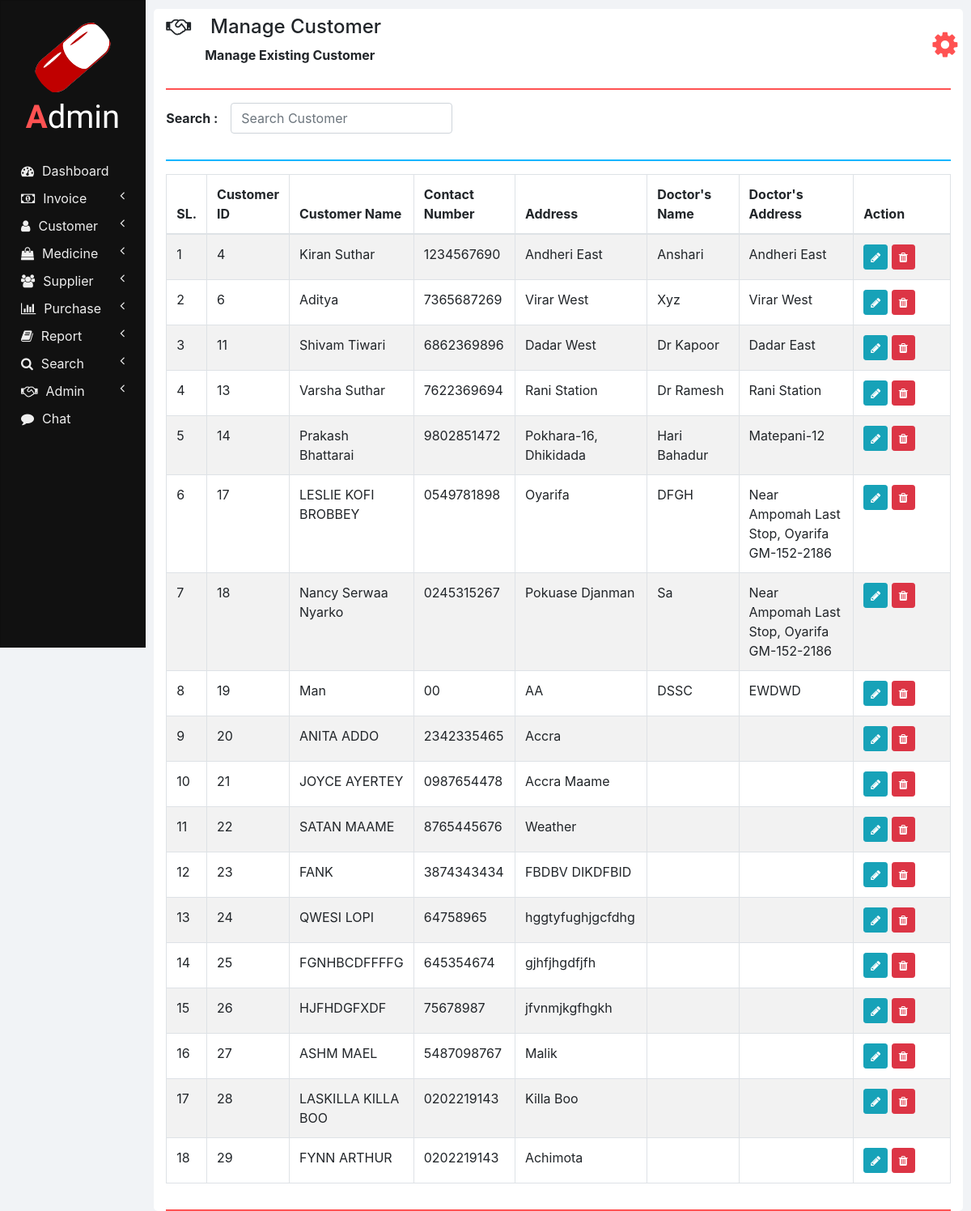
Page /manage_customer.php (signed in) on the committed database.
### tables this page shows
CREATE TABLE `customers` (
  `ID` int(11) NOT NULL,
  `NAME` varchar(20) NOT NULL,
  `CONTACT_NUMBER` varchar(10) NOT NULL,
  `ADDRESS` varchar(100) NOT NULL,
  `DOCTOR_NAME` varchar(20) NOT NULL,
  `DOCTOR_ADDRESS` varchar(100) NOT NULL,
  `USERID` int(11) DEFAULT NULL,
  `USERNAME` varchar(50) DEFAULT NULL,
  `EMAIL` varchar(30) DEFAULT NULL,
  `GENDER` varchar(10) DEFAULT NULL,
  `PASSWORD` varchar(255) DEFAULT NULL,
  `IMAGE` varchar(255) DEFAULT NULL,
  `DATE` datetime DEFAULT NULL ON UPDATE CURRENT_TIMESTAMP
);

### php/manage_customer.php (the view, shortened to what this page needs)
<?php
  function showCustomers($id) {
    require "db_connection.php";
    if($con) {
      $seq_no = 0;
      $query = "SELECT * FROM customers";
      $result = mysqli_query($con, $query);
      while($row = mysqli_fetch_array($result)) {
        $seq_no++;
        if($row['ID'] == $id)
          showEditOptionsRow($seq_no, $row);
        else
          showCustomerRow($seq_no, $row);
      }
    }
  }
  function showCustomerRow($seq_no, $row) {
    ?>
    <tr>
      <td><?php echo $seq_no; ?></td>
      <td><?php echo $row['ID'] ?></td>
      <td><?php echo $row['NAME']; ?></td>
      <td><?php echo $row['CONTACT_NUMBER']; ?></td>
      <td><?php echo $row['ADDRESS']; ?></td>
      <td><?php echo $row['DOCTOR_NAME']; ?></td>
      <td><?php echo $row['DOCTOR_ADDRESS']; ?></td>
      <td>
        <button href="" class="btn btn-info btn-sm" onclick="editCustomer(<?php echo $row['ID']; ?>);">
          <i class="fa fa-pencil"></i>
        </button>
        <button class="btn btn-danger btn-sm" onclick="deleteCustomer(<?php echo $row['ID']; ?>);">
          <i class="fa fa-trash"></i>
        </button>
      </td>
    </tr>
    <?php
  }
  ?>

### css/sidenav.css (style rules this page uses)
body { background-color: #f1f3f6; }
.sidenav { width: 15%; height: 100vh; background-color: #222222; position: fixed; z-index: 1; flex: 1 0 auto; }
.card { width: 100%; height: 100%; top: 0; border-radius: 0; background-color: #111111; }
.logo .logo-caption { font-family: 'Poiret One', cursive; color: #ffffff; text-align: center; margin-bottom: 25px; }
.logo .profile { margin-left: 50%; border-radius: 50%; transform: translate(-50%); }
.logo .tweak { color: #ff5252; font-weight: bold; }
.main-menu-item { padding: 5px 5px; cursor: pointer; }
.main-menu-item > a { color: #eeeeee; text-decoration: none; font-size: 16px; }
.main-menu-item > a > span { margin-left: 10px; }

### css/home.css (style rules this page uses)
html, body { height: 100vh; }

### rows in the picture
customers: seq_no "1", ID "4", NAME "Kiran Suthar", CONTACT_NUMBER "1234567690", ADDRESS "Andheri East", DOCTOR_NAME "Anshari", DOCTOR_ADDRESS "Andheri East"
customers: seq_no "2", ID "6", NAME "Aditya", CONTACT_NUMBER "7365687269", ADDRESS "Virar West", DOCTOR_NAME "Xyz", DOCTOR_ADDRESS "Virar West"
customers: seq_no "3", ID "11", NAME "Shivam Tiwari", CONTACT_NUMBER "6862369896", ADDRESS "Dadar West", DOCTOR_NAME "Dr Kapoor", DOCTOR_ADDRESS "Dadar East"
customers: seq_no "4", ID "13", NAME "Varsha Suthar", CONTACT_NUMBER "7622369694", ADDRESS "Rani Station", DOCTOR_NAME "Dr Ramesh", DOCTOR_ADDRESS "Rani Station"
customers: seq_no "5", ID "14", NAME "Prakash Bhattarai", CONTACT_NUMBER "9802851472", ADDRESS "Pokhara-16, Dhikidada", DOCTOR_NAME "Hari Bahadur", DOCTOR_ADDRESS "Matepani-12"
customers: seq_no "6", ID "17", NAME "LESLIE KOFI BROBBEY", CONTACT_NUMBER "0549781898", ADDRESS "Oyarifa", DOCTOR_NAME "DFGH", DOCTOR_ADDRESS "Near Ampomah Last Stop, Oyarifa GM-152-2186"
customers: seq_no "7", ID "18", NAME "Nancy Serwaa Nyarko", CONTACT_NUMBER "0245315267", ADDRESS "Pokuase Djanman", DOCTOR_NAME "Sa", DOCTOR_ADDRESS "Near Ampomah Last Stop, Oyarifa GM-152-2186"
customers: seq_no "8", ID "19", NAME "Man", CONTACT_NUMBER "00", ADDRESS "AA", DOCTOR_NAME "DSSC", DOCTOR_ADDRESS "EWDWD"
customers: seq_no "9", ID "20", NAME "ANITA ADDO", CONTACT_NUMBER "2342335465", ADDRESS "Accra"
customers: seq_no "10", ID "21", NAME "JOYCE AYERTEY", CONTACT_NUMBER "0987654478", ADDRESS "Accra Maame"
customers: seq_no "11", ID "22", NAME "SATAN MAAME", CONTACT_NUMBER "8765445676", ADDRESS "Weather"
customers: seq_no "12", ID "23", NAME "FANK", CONTACT_NUMBER "3874343434", ADDRESS "FBDBV DIKDFBID"
customers: seq_no "13", ID "24", NAME "QWESI LOPI", CONTACT_NUMBER "64758965", ADDRESS "hggtyfughjgcfdhg"
customers: seq_no "14", ID "25", NAME "FGNHBCDFFFFG", CONTACT_NUMBER "645354674", ADDRESS "gjhfjhgdfjfh"
customers: seq_no "15", ID "26", NAME "HJFHDGFXDF", CONTACT_NUMBER "75678987", ADDRESS "jfvnmjkgfhgkh"
customers: seq_no "16", ID "27", NAME "ASHM MAEL", CONTACT_NUMBER "5487098767", ADDRESS "Malik"
customers: seq_no "17", ID "28", NAME "LASKILLA KILLA BOO", CONTACT_NUMBER "0202219143", ADDRESS "Killa Boo"
customers: seq_no "18", ID "29", NAME "FYNN ARTHUR", CONTACT_NUMBER "0202219143", ADDRESS "Achimota"

### other values in the picture
$heading "Manage Customer"
$sub_heading "Manage Existing Customer"
